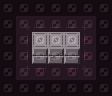

This game map was drawn from its Tiled (.tmx) file and the tilesets committed beside it. A one-line description and the full map source follow:
An orthogonal 7x6 tile map with 16x16 px tiles, 3 tile layers (Base, Attributes, Base), 4 tilesets.

<map version="1.10" tiledversion="1.11.0" orientation="orthogonal" renderorder="right-down" width="7" height="6" tilewidth="16" tileheight="16" infinite="0" nextlayerid="41" nextobjectid="1">
 <properties>
  <property name="avoid_map_edge" type="bool" value="true" />
 </properties>
 <tileset firstgid="1" source="../MapTiles.tsx" />
 <tileset firstgid="257" source="../DiscoFloorTiles.tsx" />
 <tileset firstgid="289" source="../Attributes.tsx" />
 <tileset firstgid="293" source="../TechnicalTiles.tsx" />
 <layer id="1" name="Base" width="7" height="6">
  <data encoding="csv">
0,0,0,0,0,0,0,
0,261,275,275,275,262,0,
0,268,6,6,6,266,0,
0,268,5,224,5,266,0,
0,269,259,257,259,270,0,
0,0,0,0,0,0,0
</data>
 </layer>
 <layer id="2" name="Attributes" width="7" height="6" opacity="0.2">
  <data encoding="csv">
0,0,0,0,0,0,0,
0,0,0,0,0,0,0,
0,0,0,0,0,0,0,
0,0,0,0,0,0,0,
0,0,0,0,0,0,0,
0,0,0,0,0,0,0
</data>
 </layer>
 <group id="39" name="Requirements">
  <layer id="40" name="Base" width="7" height="6" opacity="0.49" tintcolor="#00ffff">
   <data encoding="csv">
265,265,265,265,265,265,265,
265,265,265,265,265,265,265,
265,265,265,265,265,265,265,
265,265,265,265,265,265,265,
265,265,265,265,265,265,265,
265,265,265,265,265,265,265
</data>
  </layer>
 </group>
</map>
